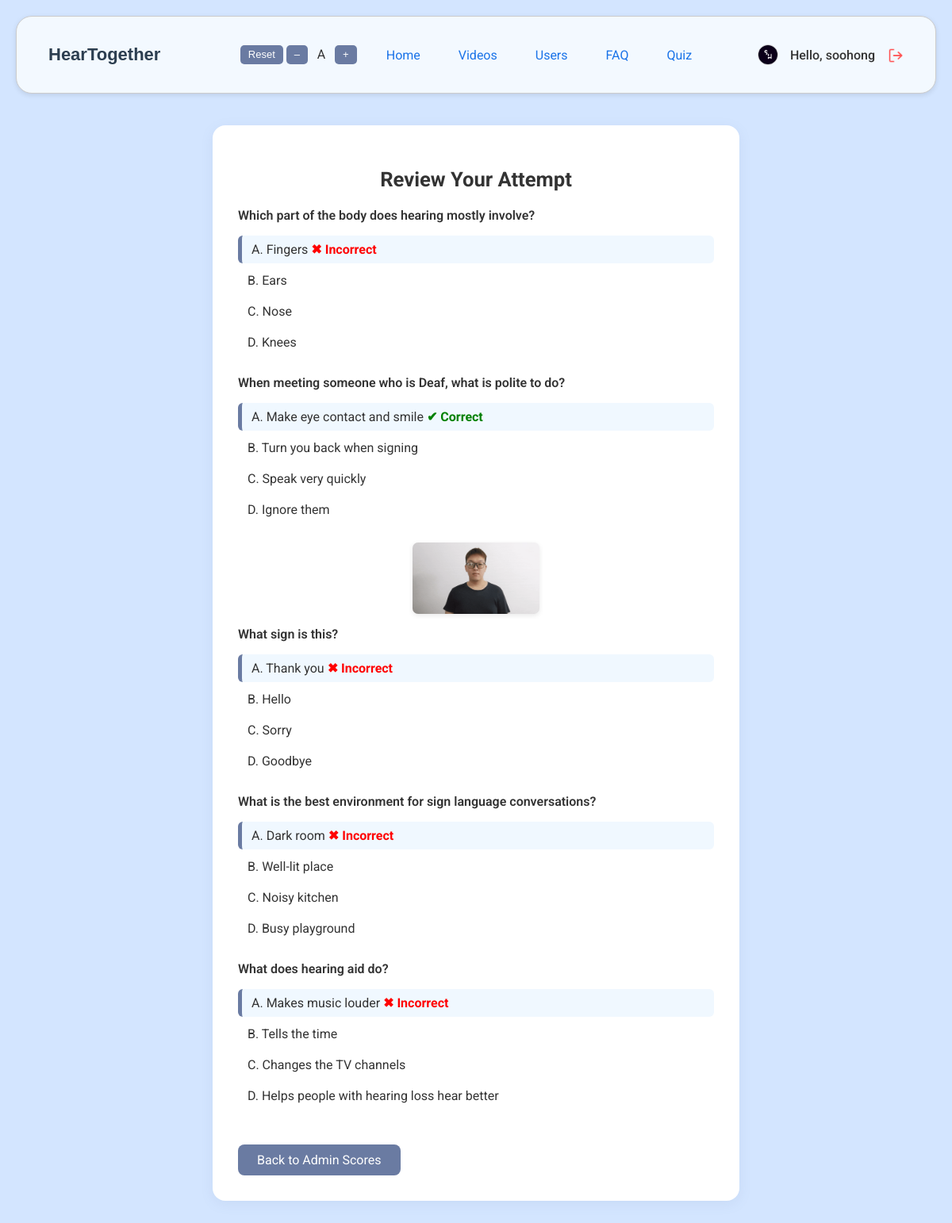
The app's page /quiz_view.php?attempt_id=11&admin=1&user=PenguinPlays (signed in) with its own data.
### tables this page shows
CREATE TABLE `users` (
  `user_id` int(11) NOT NULL,
  `username` varchar(128) NOT NULL,
  `password` varchar(255) NOT NULL,
  `email` varchar(255) NOT NULL,
  `profile_img` varchar(255) NOT NULL,
  `roles` varchar(10) NOT NULL,
  `is_approved` tinyint(1) NOT NULL DEFAULT 0,
  `created_at` datetime NOT NULL DEFAULT current_timestamp()
);

CREATE TABLE `quiz_responses` (
  `response_id` int(11) NOT NULL,
  `attempt_id` int(11) NOT NULL,
  `question_id` int(11) NOT NULL,
  `selected_option` char(1) NOT NULL,
  `is_correct` tinyint(1) NOT NULL
);

CREATE TABLE `quiz_questions` (
  `question_id` int(11) NOT NULL,
  `question_text` varchar(255) NOT NULL,
  `image` varchar(255) DEFAULT NULL,
  `option_a` varchar(100) NOT NULL,
  `option_b` varchar(100) NOT NULL,
  `option_c` varchar(100) NOT NULL,
  `option_d` varchar(100) NOT NULL,
  `correct_option` char(1) NOT NULL
);

### quiz_view.php (the view, shortened to what this page needs)
<?php
require 'database.php';
$username = $_SESSION['username'];
$attempt_id = isset($_GET['attempt_id']) ? intval($_GET['attempt_id']) : 0;
$is_admin_view = isset($_GET['admin']) && $_GET['admin'] == 1 && isset($_SESSION['roles']) && $_SESSION['roles'] === 'admin';
$view_username = $is_admin_view ? $_GET['user'] ?? '' : $username;
$responsesRes = $conn->prepare("
    SELECT qq.question_text, qq.image, qq.option_a, qq.option_b, qq.option_c, qq.option_d, qq.correct_option, qr.selected_option, qr.is_correct
    FROM quiz_responses qr
    JOIN quiz_questions qq ON qr.question_id = qq.question_id
    WHERE qr.attempt_id = ?
");
$responsesRes->bind_param("i", $attempt_id);
$responsesRes->execute();
$responses = $responsesRes->get_result();
?>
<!DOCTYPE html>
<html lang="en">
<head>
</head>
<body>
<?php include 'nav.php'; ?>
<main>
    <div class="container">
        <h2>Review Your Attempt</h2>
        <?php while ($row = $responses->fetch_assoc()): ?>
            <div class="question">
                <?php if (!empty($row['image']) && $row['image'] !== 'images/quiz_default.svg'): ?>
                    <img src="<?= htmlspecialchars($row['image']) ?>" alt="Question Image" class="question-img">
                <?php endif; ?>
                <p><?= htmlspecialchars($row['question_text']) ?></p>
                <?php foreach (['A', 'B', 'C', 'D'] as $opt): ?>
                    <?php
                        $option_text = $row["option_" . strtolower($opt)];
                        $classes = 'option';
                        if ($row['selected_option'] === $opt) $classes .= ' selected';
                    ?>
                    <div class="<?= $classes ?>">
                        <?= $opt ?>. <?= htmlspecialchars($option_text) ?>
                        <?php if ($row['selected_option'] === $opt): ?>
                            <?= $opt === $row['correct_option']
                                ? '<span class="correct">✔ Correct</span>'
                                : '<span class="incorrect">✖ Incorrect</span>' ?>
                        <?php endif; ?>
                    </div>
                <?php endforeach; ?>
            </div>
        <?php endwhile; ?>
        <?php if ($is_admin_view): ?>
        <a href="admin_quiz_scores.php?user=<?= urlencode($view_username) ?>" class="back-btn">Back to Admin Scores</a>
            <?php else: ?>
                <a href="quiz_home.php" class="back-btn">Back to Quiz Home</a>
            <?php endif; ?>
        </div>
</main>
</body>
</html>

### nav.php (shortened to what this page needs)
<?php
require_once 'database.php';
$currentPage = basename($_SERVER['PHP_SELF']);
$nav_profile_img = 'profile/profile.png';
if (isset($_SESSION['username'])) {
    $username = $_SESSION['username'];
    $stmt = $conn->prepare("SELECT profile_img FROM users WHERE username = ?");
    $stmt->bind_param("s", $username);
    $stmt->execute();
    $result = $stmt->get_result();
    if ($result && $row = $result->fetch_assoc()) {
        $nav_profile_img = !empty($row['profile_img']) ? $row['profile_img'] : 'profile/profile.png';
    }
}
?>
<!DOCTYPE html>
<html lang="en">
<head>
</head>
<body>
<header>
    <div class="header-title">
        <a href="homepage.php">HearTogether</a>
    </div>
    <div class="font-size-toggle" id="fontSizeToggle">
        <button type="button" id="fontSizeReset" title="Reset font size">Reset</button>
        <button type="button" id="fontSizeSmall" title="Decrease font size">–</button>
        <span id="fontSizeLabel" style="margin: 0 4px; font-size: 15px;">A</span>
        <button type="button" id="fontSizeLarge" title="Increase font size">+</button>
    </div>
    <nav>
        <ul class="nav-links" id="navLinks">
            <li>
                <a class='nav-anc <?php echo $currentPage == "homepage.php" ? "active" : ""; ?>'
                href="homepage.php">Home</a>
            </li>
            <li>
                <a class='nav-anc <?php echo $currentPage == "videos.php" || $currentPage == "admin_videos.php" ? "active" : ""; ?>'
                href="<?php echo (isset($_SESSION['roles']) && $_SESSION['roles'] === 'admin') ? 'admin_videos.php' : 'videos.php'; ?>">Videos</a>
            </li>
            <?php if (isset($_SESSION['roles']) && $_SESSION['roles'] === 'admin') : ?>
                <li>
                    <a class='nav-anc <?php echo $currentPage == "admin_users.php" ? "active" : ""; ?>' href="admin_users.php">Users</a>
                </li>
            <?php endif; ?>
            <li>
                <a class='nav-anc <?php echo ($currentPage == "faq.php" || $currentPage == "admin_faq.php") ? "active" : ""; ?>'
                href="<?php echo (isset($_SESSION['roles']) && $_SESSION['roles'] === 'admin') ? 'admin_faq.php' : 'faq.php'; ?>">
                FAQ
                </a>
            </li>
            <li>
                <a class='nav-anc <?php echo ($currentPage == "quiz_home.php" || $currentPage == "admin_quiz.php") ? "active" : ""; ?>'
                href="<?php echo (isset($_SESSION['roles']) && $_SESSION['roles'] === 'admin') ? 'admin_quiz.php' : 'quiz_home.php'; ?>">
                Quiz
                </a>
            </li>
        </ul>
    </nav>
    <div class="greeting greeting-desktop">
        <?php if (isset($_SESSION['username'])) : ?>
           <img src="<?php echo htmlspecialchars($nav_profile_img); ?>" alt="Profile Picture" class="profile">
            <a href="profile.php">
                <span>Hello, <?php echo htmlspecialchars($_SESSION['username']); ?></span>
            </a>
            <form action="logout.php" method="post" style="display:inline;">
                <button type="submit" class="logout-btn" title="Logout">
                    <img src="icons/logout.png" alt="Logout Icon">
                </button>
            </form>
        <?php endif; ?>
    </div>
</header>
</body>
</html>

### quiz_view.php (style rules this page uses)
body { background: var(--background-colour); font-family: 'Roboto', sans-serif; color: var(--text); margin: 0; }
.container { max-width: 600px; margin: 40px auto; padding: 32px; background: var(--container-background); border-radius: 16px; box-shadow: 0 4px 16px rgba(106, 123, 162, 0.1); }
h2 { text-align: center; color: var(--text); }
.question { margin-bottom: 24px; }
.question p { font-weight: 600; }
.question-img { display: block; margin: 0 auto 12px auto; max-width: 160px; max-height: 120px; object-fit: contain; border-radius: 7px; box-shadow: 0 2px 6px rgba(0,0,0,0.09); background: #f9f9f9; }
.option { padding: 8px 12px; margin: 4px 0; border-radius: 6px; }
.selected { background: #f0f8ff; border-left: 5px solid var(--primary-colour); }
.correct { color: green; font-weight: bold; }
.incorrect { color: red; font-weight: bold; }
.back-btn { background: var(--button-background); color: white; padding: 10px 24px; border: none; border-radius: 8px; font-size: 1rem; text-decoration: none; display: inline-block; margin-top: 20px; }

### nav.php (style rules this page uses)
:root { --primary-colour: #6A7BA2; --primary-hover: #5C728A; --background-colour: rgb(211, 229, 255); --container-background: #ffffff; --input-background: #ffffff; --text: #333333; --placeholder-colour: #999999; --heading-colour: #2C3E50; --border-colour: #cccccc; --focus-border-colour: #738678; --button-background: var(--primary-colour); --button-hover: var(--primary-hover); --button-text: #ffffff; --link-colour: #1a73e8; --link-hover: #1558b0; --toast-success-bg: #1d8a47; --toast-error-bg: #ff5e57; --box-shadow: 0 2px 6px rgba(0, 0, 0, 0.1); --border-radius: 8px; --transition-speed: 0.3s; --danger: #e57373; }
header { background-color: rgb(243, 249, 255); color: var(--text); padding: 35px 40px; margin: 20px 20px 0 20px; font-family: 'Roboto', sans-serif; display: flex; align-items: center; border-radius: 20px; border: 1px solid var(--border-colour); box-shadow: var(--box-shadow); justify-content: space-between; flex-wrap: wrap; position: relative; gap: 0; }
.header-title { flex: 1 1 0%; display: flex; align-items: center; justify-content: flex-start; font-family: "Poppins", sans-serif; min-width: 180px; }
.header-title a { text-decoration: none; color: var(--heading-colour); font-size: 22px; font-weight: 600; }
nav { flex: 2 1 0%; display: flex; align-items: center; justify-content: center; position: relative; min-width: 250px; }
.nav-links { list-style: none; display: flex; justify-content: center; align-items: center; gap: 48px; padding: 0; margin: 0; transition: max-height 0.4s ease; }
.nav-links li a { color: var(--link-colour); text-decoration: none; font-size: 16px; transition: color var(--transition-speed) ease; }
.greeting-desktop { flex: 1 1 0%; display: flex; justify-content: flex-end; align-items: center; min-width: 180px; gap: 10px; }
.greeting img.profile { width: 24px; height: 24px; border-radius: 50%; margin-right: 5px; border: 1.5px solid var(--border-colour); background: var(--container-background); }
.greeting span { font-size: 16px; color: var(--text); }
.greeting form { display: flex; align-items: center; margin: 0 0 0 6px; }
.logout-btn { background: none; border: none; cursor: pointer; padding: 0; }
.logout-btn img { width: 20px; height: 20px; transition: opacity var(--transition-speed) ease; vertical-align: middle; }
.greeting a { color: var(--text); text-decoration: none; font-weight: 500; display: flex; align-items: center; }
.font-size-toggle { display: flex; align-items: center; gap: 4px; margin-left: 12px; user-select: none; }
.font-size-toggle button { background: var(--button-background); color: var(--button-text); border: none; border-radius: 5px; padding: 5px 10px; font-size: 13px; cursor: pointer; transition: background 0.2s; line-height: 1.1; }
#fontSizeLabel { min-width: 18px; display: inline-block; text-align: center; transition: font-size 0.2s; }
h1, h2, h3, h4, h5, h6 { font-size: revert; font-size: unset; }
h2 { font-size: 1.6rem !important; }

### records on screen
users: profile_img (picture)
quiz_responses: question.question_text "Which part of the body does hearing mostly involve?", opt "A", question.option_a "Fingers", selected_option "✖ Incorrect", opt "B", question.option_b "Ears", opt "C", question.option_c "Nose", opt "D", question.option_d "Knees"
quiz_responses: question.question_text "When meeting someone who is Deaf, what is polite to do?", opt "A", question.option_a "Make eye contact and smile", selected_option "✔ Correct", opt "B", question.option_b "Turn you back when signing", opt "C", question.option_c "Speak very quickly", opt "D", question.option_d "Ignore them"
quiz_responses: question.image (picture), question.question_text "What sign is this?", opt "A", question.option_a "Thank you", selected_option "✖ Incorrect", opt "B", question.option_b "Hello", opt "C", question.option_c "Sorry", opt "D", question.option_d "Goodbye"
quiz_responses: question.question_text "What is the best environment for sign language conversations?", opt "A", question.option_a "Dark room", selected_option "✖ Incorrect", opt "B", question.option_b "Well-lit place", opt "C", question.option_c "Noisy kitchen", opt "D", question.option_d "Busy playground"
quiz_responses: question.question_text "What does hearing aid do?", opt "A", question.option_a "Makes music louder", selected_option "✖ Incorrect", opt "B", question.option_b "Tells the time", opt "C", question.option_c "Changes the TV channels", opt "D", question.option_d "Helps people with hearing loss hear better"

### other values on screen
$_SESSION['username'] "soohong"
